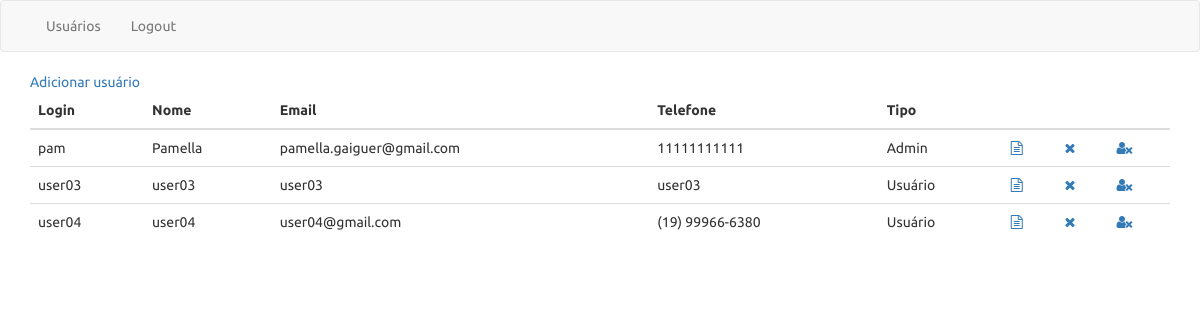
The app's page /dashboard/usuarios/index.php (signed in) with its own data.
### tables this page shows
CREATE TABLE IF NOT EXISTS `usuarios` (
  `id` int(11) NOT NULL AUTO_INCREMENT,
  `login` varchar(20) DEFAULT NULL,
  `senha` varchar(255) DEFAULT NULL,
  `tipo` int(11) DEFAULT NULL,
  `nome` varchar(100) DEFAULT NULL,
  `email` varchar(100) DEFAULT NULL,
  `telefone` varchar(25) DEFAULT NULL,
  PRIMARY KEY (`id`)
);

### dashboard/usuarios/index.php (the view, shortened to what this page needs)
<?php
	include "../includes/header.php";
	include "../core/database.php";
	$sql_query = sprintf("SELECT * FROM usuarios WHERE tipo > %s", $_SESSION['currentUser']['tipo']);
	$result = mysql_query($sql_query, $conn);
	$rows = array();
	while($row = mysql_fetch_array($result)) $rows[] = $row;
?>
<a href="/dashboard/usuarios/adicionar">Adicionar usuário</a>
<table class="table table-responsive">
	<thead>
	<tr>
		<th>Login</th>
		<th>Nome</th>
		<th>Email</th>
		<th>Telefone</th>
		<th>Tipo</th>
		<th></th>
		<th></th>
		<th></th>
	</tr>
	</thead>
<tbody>
<?php
	foreach($rows as $r){
		echo
		'<tr>
			<td>'.$r["login"].'</td>
			<td>'.$r["nome"].'</td>
			<td>'.$r["email"].'</td>
			<td>'.$r["telefone"].'</td>
			<td>'.($r["tipo"] == 2 ? "Admin" : "Usuário").'</td>
			<td><a href="/dashboard/usuarios/alterar?usuarioId='.$r["id"].'"><span class="fa fa-file-text-o"></span></a></td>
			<td><a href="/dashboard/usuarios/excluir?usuarioId='.$r["id"].'"><span class="fa fa-times"></span></a></td>
			<td><a href="/dashboard/usuarios/resetarSenha?usuarioId='.$r["id"].'"><span class="fa fa-user-times"></span></a></td>
		</tr>';
	}
	include "../includes/footer.php";
?>

### dashboard/includes/header.php (shortened to what this page needs)
<!DOCTYPE html>
<html>
<head>
</head>
<body style="font-family: Ubuntu;">
    <link rel="stylesheet" href="/css/bootstrap.min.css" />
    <link rel="stylesheet" href="/dashboard/styles/font-awesome.min.css">
<nav class="navbar navbar-default">
  <div class="container-fluid black-bg">
    <div class="collapse navbar-collapse" id="bs-example-navbar-collapse-1">
      <ul class="nav navbar-nav">
      <?php if ($_SESSION['currentUser'] != null) { ?>
        <?php if ($_SESSION['currentUser']['tipo'] != 3) { ?>
            <li><a href="/dashboard/usuarios">Usuários</a></li>
        <?php } ?>
        <li><a href="/dashboard/logout" >Logout</a></li>
      <?php } ?>
      </ul>
    </div>
  </div>
</nav>
<div class="container">

### dashboard/includes/footer.php (shortened to what this page needs)
</div>
</body>
</html>

### records on screen
usuarios: login "pam", nome "Pamella", email "pamella.gaiguer@gmail.com", telefone "11111111111", tipo "Admin"
usuarios: login "user03", nome "user03", email "user03", telefone "user03", tipo "Usuário"
usuarios: login "user04", nome "user04", email "user04@gmail.com", telefone "(19) 99966-6380", tipo "Usuário"
